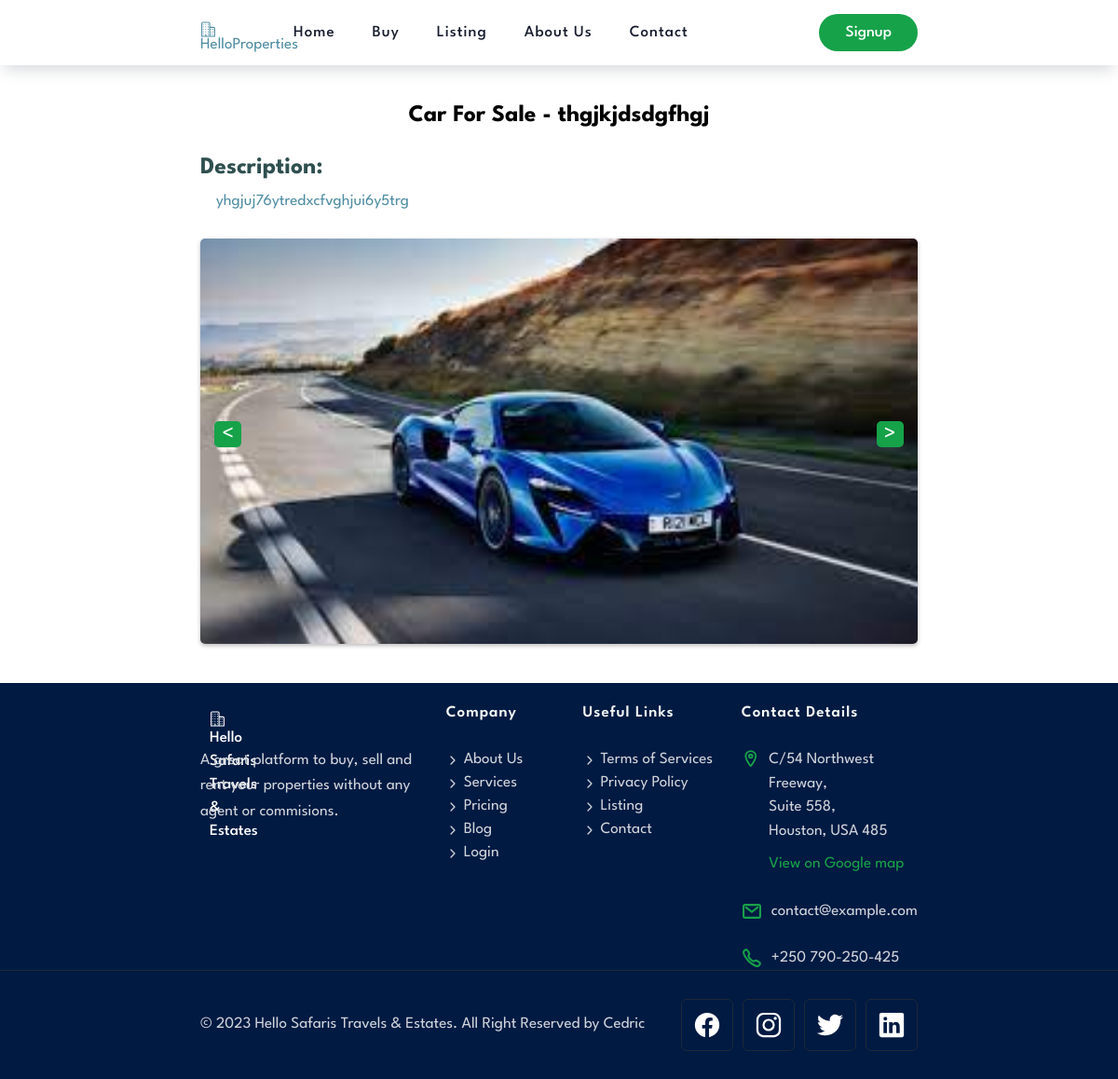
Page /car_detail/1/ on the committed database.
### realapp/models.py (models this page shows)
class Car(models.Model):
  category = models.CharField(max_length=255)
  carModel = models.CharField(max_length=255, default='' )
  use = models.CharField(max_length=255)
  price =models.CharField(max_length=20)
  phone = models.CharField(max_length=20)
  carImage1 = models.ImageField(upload_to='shop/images',default='')
  carImage2 = models.ImageField(upload_to='shop/images',default='')
  carImage3 = models.ImageField(upload_to='shop/images',default='')
  MoreDescription = models.TextField(max_length=255, default='')
  date = models.DateTimeField(default=timezone.now)

### realapp/views.py (the view)
# urls.py: path('car_detail/<int:pk>/', views.CarDetailView.as_view(), name='car_detail'),
class CarDetailView(DetailView):
    model = Car
    template_name = 'car_detail.html'

### templates/car_detail.html (shortened to what this page needs)
{% load static %}
{% include 'navbar.html' %}
{% block content %}
<div class="container">
  <div class="img-content" style="display: grid; text-align: center;">
    <h2 style="color: black;">Car For {{ object.use }} - {{ object.carModel }}</h2><br><br>
  </div>
  <h2 style="color: darkslategrey;">Description:</h2><br> &nbsp;&nbsp;&nbsp; {{ object.MoreDescription }}<br><br>
  <div class="img-container" style="display: grid; position: relative;">
    <br><div id="slideshow">
      <img src="/media/{{ object.carImage1 }}" loading="lazy" alt="{{ object.address }}"  class="img-cover">
    </div>
    <div class="slideshow-buttons">
      <button class="slide-left-button" onclick="changeSlide(-1)">&lt;</button>
      <button class="slide-right-button" onclick="changeSlide(1)">&gt;</button>
    </div>
  </div>
</div><br><br>
{% include 'includes/footer.html' %}
{% endblock content %}

### static/assets/css/style.css (style rules this page uses)
:root { --oxford-blue_60: hsla(224, 34%, 13%, 0.6); --green-pigment: hsl(142, 76%, 36%); --oxford-blue: hsl(224, 34%, 13%); --maximum-red: hsl(0, 72%, 51%); --eerie-black: hsl(0, 0%, 9%); --mint-cream: hsl(146, 41%, 97%); --cadet-gray: hsl(195, 35%, 47%); --light-gray: hsl(216, 12%, 84%); --carcoal_20: hsla(214, 19%, 29%, 0.2); --carcoal_15: hsla(214, 19%, 29%, 0.15); --carcoal_10: hsla(214, 19%, 29%, 0.10); --sea-green: hsl(142, 72%, 29%); --gainsboro: hsl(220, 13%, 91%); --white_70: hsla(0, 0%, 100%, 0.7); --gunmetal: hsl(215, 28%, 17%); --manatee: hsl(218, 11%, 65%); --mango: hsl(43, 96%, 56%); --white: hsl(0, 0%, 100%); --black: hsl(0, 0%, 0%); --ff-spartan: 'League Spartan', sans-serif; --fs-1: 3.6rem; --fs-2: 2.4rem; --fs-3: 2rem; --fs-4: 1.8rem; --fs-5: 1.7rem; --fw-600: 600; --fw-500: 500; --section-padding: 35px; --shadow-1: 0 1px 2px hsla(0, 0%, 0%, 0.2); --shadow-2: 0 10px 15px -5px var(--carcoal_20); --shadow-3: 0 10px 25px -3px var(--carcoal_20); --shadow-4: 0 0 3px var(--carcoal_15); --shadow-5: 0 20px 25px -5px var(--carcoal_10), 0 10px 10px -5px var(--carcoal_10); --radius-16: 16px; --radius-12: 12px; --radius-6: 6px; --radius-4: 4px; --transition: 0.25s ease; --cubic-out: cubic-bezier(0.33, 0.85, 0.4, 0.96); }
*, *::before, *::after { margin: 0; padding: 0; box-sizing:border-box ; }
a, img, span, label, ion-icon { display: block; }
img { height: auto; }
input, select, button { background: none; border: none; font: inherit; }
button { cursor: pointer; }
html { font-family: var(--ff-spartan); font-size:10px; scroll-behavior: smooth; }
body { background-color: var(--white); font-size: var(--fs-5); color: var(--cadet-gray); }
.container { padding-inline:15px ; }
.img-cover { width: 100%; height: 100%; object-fit: cover; }
@media (min-width:640px) { .container { max-width: 640px; width: 100%; margin-inline: auto; margin: auto; } }
@media (min-width: 760px) { :root { --fs-2: 3rem; } }
@media (min-width: 760px) { .container, .hero-form-wrapper { max-width: 700px; } }
@media (min-width: 992px) { :root { --fs-1: 4.8rem; --section-padding: 40px; } }
@media (min-width: 992px) { .container, .hero-form-wrapper { max-width: 900px; } }
@media (min-width:1200px) { .container, .hero-form-wrapper { max-width: 1160px; } }

### templates/car_detail.html (style rules this page uses)
.img-cover { max-width: 100%; max-height: 100%; border-radius: 5px; box-shadow: 0px 2px 4px hsla(0, 2%, 56%, 0.6); }
.img-container { position: relative; }
.slide-left-button, .slide-right-button { font-size: 24px; padding: 3px 8px; background-color: hsl(142, 76%, 36%); border: none; cursor: pointer; color: white; position: absolute; top: 50%; transform: translateY(-50%); border-radius: 5px; }
.slide-left-button { left: 2%; }
.slide-right-button { right: 2%; }
.slide-left-button, .slide-right-button { animation: vibrate 0.7s ease infinite; }
@media (min-width:640px) { .container { max-width: 640px; width: 100%; margin-inline: auto; margin: auto; } }
@media (min-width: 760px) { .container { max-width: 740px; } }
@media (min-width: 992px) { .container { max-width: 800px; } }

### rows in the picture
Car: use "Sale", carModel "thgjkjdsdgfhgj", MoreDescription "yhgjuj76ytredxcfvghjui6y5trg", carImage1 (picture)
